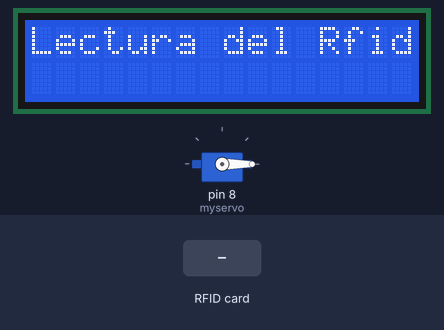
Recording of a sketch running on a simulated Arduino Uno, built with avr-gcc and run on an emulated ATmega328P. Parts: 16×2 character LCD, servo. The inputs (shaded band) are chosen by the test bench. What the sketch prints to the serial monitor is not drawn.

Above: at 1.3 s.
1.4 s: RFID card 5B 2B 39 1F held to the reader
At 2.4 s:
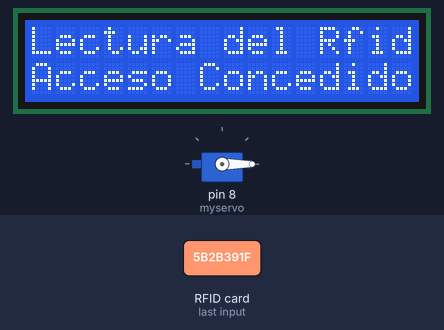
At 6.2 s:
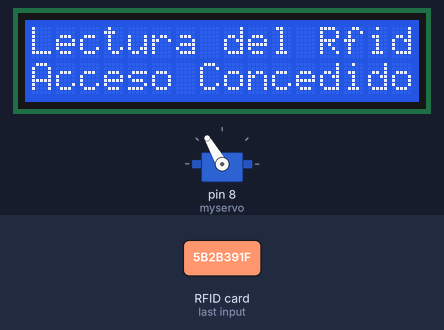
Timing chart, 0 to 7.7 s (numbered marks = the images above; inputs shaded):
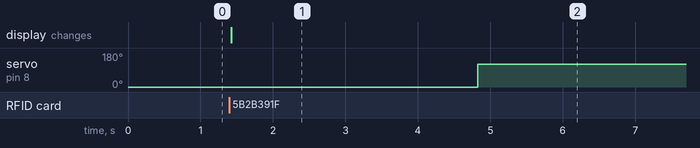

Measured:
- after the input at 1.4 s, servo on pin 8 (myservo): 0° → 120° after 3.4 s; the display: changes at once (image 1)

The sketch:

sketch_nov22a.ino
```cpp
#include <LiquidCrystal.h>
#include<SPI.h>
#include<MFRC522.h>
#include <Servo.h>

#define RST_PIN 9
#define SS_PIN 10

int pos = 0;

Servo myservo;
MFRC522 mfrc522(SS_PIN,RST_PIN);
LiquidCrystal lcd (7,6,5,4,3,2);


void setup() {
   Serial.begin(9600);
   SPI.begin();
   mfrc522.PCD_Init();

   // Set off LCD module

   lcd.begin (16,2); // 16 x 2 LCD module
   lcd.setCursor(0,0);
   lcd.print("Lectura del Rfid");
   myservo.attach(8); // Servo a pin 8
   myservo.write(0);
}

void loop(){

  int comp=0;                   // Variable utilizada para comparacion, si el resultado es cero, es que la comparacion es verdadera
  byte cad[50]="5B 2B 39 1F";   // valor que contiene la tarjeta..
  float acu=0;

  if ( mfrc522.PICC_IsNewCardPresent()){

      if ( mfrc522.PICC_ReadCardSerial()){
            // Enviamos serialemente su UID
            Serial.print("Card UID:");

            for (byte i = 0; i < mfrc522.uid.size; i++) {
                Serial.print(mfrc522.uid.uidByte[i] < 0x10 ? " 0" : " ");
                Serial.print(mfrc522.uid.uidByte[i], HEX);
                comp=strcmp(mfrc522.uid.uidByte[i],cad[i]);
                comp=comp+acu;
            }
        mfrc522.PICC_HaltA();
      }
      if(comp==0){

        Serial.println("Acceso Concedido!!!");
        lcd.setCursor(0,1);
        lcd.print("Acceso Concedido!!!");delay(3000);

        digitalWrite(1, HIGH);
        delay(200);
        digitalWrite(1, LOW);
        delay(200);

        for (pos = 0; pos <= 90; pos += 1) {  // goes from 0 degrees to 180 degrees
            myservo.write(120);                // tell servo to go to position in variable 'pos'
            delay(1000);                        // waits 15ms for the servo to reach the position
        }

        for (pos = 120; pos >= 0; pos -= 1) { // goes from 180 degrees to 0 degrees
            myservo.write(pos);              // tell servo to go to position in variable 'pos'
            delay(1000);                       // waits 15ms for the servo to reach the position
        }

        lcd.clear();
        lcd.print("Lectura del Rfid");

        } else {
          Serial.println("Acceso Denegado!!!");
          lcd.setCursor(0,1);
          lcd.print("Acceso Denegado!!!");delay(3000);
          lcd.setCursor(0,1);
          digitalWrite(1, HIGH);
          delay(500);
          digitalWrite(1, LOW);
          delay(500);
          lcd.print("Acceso Denegado!!!");delay(1000);
          lcd.clear();
          lcd.print("Lectura del Rfid");
        }
  }

}
```
